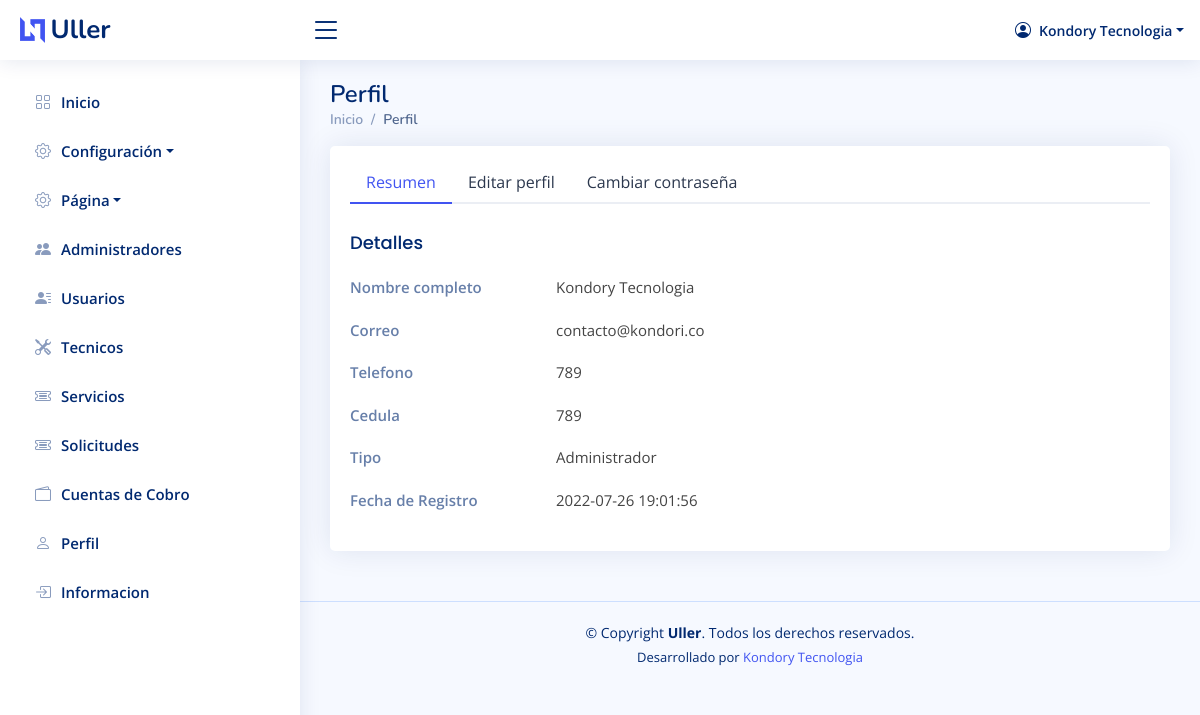
The page /system/views/admin/users-profile (signed in) on the database its author committed.
### tables this page shows
CREATE TABLE `Administrador` (
  `id_administrador` int(11) NOT NULL,
  `nombre` varchar(255) NOT NULL,
  `correo` varchar(255) NOT NULL,
  `telefono` varchar(255) NOT NULL,
  `cedula` varchar(255) NOT NULL,
  `pass` varchar(255) NOT NULL,
  `estado` int(11) NOT NULL,
  `tipo` int(11) NOT NULL,
  `fecha_registro` datetime NOT NULL DEFAULT current_timestamp()
);

### system/php/class/Administrador.php (called while the page is built, shortened)
<?php
require_once $_SERVER['DOCUMENT_ROOT'] . '/system/php/model/AdministradorDTO.php';
class Administrador extends System
{
    public static function getAdministradorById($id_administrador)
    {
        $dbh             = parent::Conexion();
        $stmt = $dbh->prepare("SELECT * FROM Administrador WHERE id_administrador = :id_administrador ");
        $stmt->bindParam(':id_administrador', $id_administrador);
        $stmt->setFetchMode(PDO::FETCH_CLASS, 'AdministradorDTO');
        $stmt->execute();
        return  $stmt->fetch();
    }
}

### system/php/modules/administrator/ServiceAdmin.php (called while the page is built, shortened)
<?php
class ServiceAdmin extends System
{
    public static function getPerfilAdministrador()
    {
        try {
            if (basename($_SERVER['PHP_SELF']) == 'users-profile.php' && ($_SESSION['tipo'] == 0 || $_SESSION['tipo'] == 5)) {
                $id_administrador = $_SESSION['id'];
                $result = Administrador::getAdministradorById($id_administrador);
                return $result;
            }
        } catch (\Exception $e) {
            throw new Exception($e->getMessage());
        }
    }
}

### system/php/modules/administrator/ControllerAdmin.php (called while the page is built, shortened)
<?php
include_once $_SERVER['DOCUMENT_ROOT'] . '/system/php/modules/administrator/ServiceAdmin.php';
if(isset($_GET)){
    $perfilAdmin          = ServiceAdmin::getPerfilAdministrador();
}

### system/php/routing/Admin.php (called while the page is built, shortened)
<?php
include_once $_SERVER['DOCUMENT_ROOT'] . '/system/php/modules/administrator/ControllerAdmin.php';

### system/php/model/AdministradorDTO.php (called while the page is built, shortened)
<?php
    class AdministradorDTO {
        protected $nombre;
        protected $cedula;
        protected $correo;
        protected $telefono;
        protected $fecha_registro;
        public function getNombre()
        {
                return $this->nombre;
        }
        public function getCedula()
        {
                return $this->cedula;
        }
        public function getCorreo()
        {
                return $this->correo;
        }
        public function getTelefono()
        {
                return $this->telefono;
        }
        public function getFecha_registro()
        {
                return $this->fecha_registro;
        }
    }
?>

### system/views/admin/users-profile.php (the view, shortened to what this page needs)
<?php require_once $_SERVER['DOCUMENT_ROOT'] . '/system/php/routing/Admin.php'; ?>
<!DOCTYPE html>
<html lang="en">
<head>
  <link href="../../assets/vendor/bootstrap/css/bootstrap.min.css" rel="stylesheet">
  <link href="../../assets/vendor/bootstrap-icons/bootstrap-icons.css" rel="stylesheet">
  <link href="../../assets/vendor/boxicons/css/boxicons.min.css" rel="stylesheet">
  <link href="../../assets/vendor/quill/quill.snow.css" rel="stylesheet">
  <link href="../../assets/vendor/quill/quill.bubble.css" rel="stylesheet">
  <link href="../../assets/vendor/remixicon/remixicon.css" rel="stylesheet">
  <link href="../../assets/vendor/simple-datatables/style.css" rel="stylesheet">
  <link href="../../assets/css/style.css" rel="stylesheet">
</head>
<body>
    <?php include_once '../../assets/html/header.php'; ?>
  <?php include '../../assets/html/sidebar-admin.php'; ?>
  <main id="main" class="main">
    <div class="pagetitle">
      <h1>Perfil</h1>
      <nav>
        <ol class="breadcrumb">
          <li class="breadcrumb-item"><a href="index">Inicio</a></li>
          <li class="breadcrumb-item active">Perfil</li>
        </ol>
      </nav>
    </div>
    <section class="section profile">
      <div class="row">
        <div class="col-xl-12">
          <div class="card">
            <div class="card-body pt-3">
              <ul class="nav nav-tabs nav-tabs-bordered">
                <li class="nav-item">
                  <button class="nav-link active" data-bs-toggle="tab" data-bs-target="#profile-overview">Resumen</button>
                </li>
                <li class="nav-item">
                  <button class="nav-link" data-bs-toggle="tab" data-bs-target="#profile-edit">Editar perfil</button>
                </li>
                <li class="nav-item">
                  <button class="nav-link" data-bs-toggle="tab" data-bs-target="#profile-change-password">Cambiar contraseña</button>
                </li>
              </ul>
              <div class="tab-content pt-2">
                <div class="tab-pane fade show active profile-overview" id="profile-overview">
                  <h5 class="card-title">Detalles</h5>
                  <div class="row">
                    <div class="col-lg-3 col-md-4 label ">Nombre completo</div>
                    <div class="col-lg-9 col-md-8"><?= $perfilAdmin->getNombre() ?></div>
                  </div>
                  <div class="row">
                    <div class="col-lg-3 col-md-4 label">Correo</div>
                    <div class="col-lg-9 col-md-8"><?= $perfilAdmin->getCorreo() ?></div>
                  </div>
                  <div class="row">
                    <div class="col-lg-3 col-md-4 label">Telefono</div>
                    <div class="col-lg-9 col-md-8"><?= $perfilAdmin->getTelefono() ?></div>
                  </div>
                  <div class="row">
                    <div class="col-lg-3 col-md-4 label">Cedula</div>
                    <div class="col-lg-9 col-md-8"><?= $perfilAdmin->getCedula() ?></div>
                  </div>
                  <div class="row">
                    <div class="col-lg-3 col-md-4 label">Tipo</div>
                    <div class="col-lg-9 col-md-8"><?= $_SESSION['usuario'] ?></div>
                  </div>
                  <div class="row">
                    <div class="col-lg-3 col-md-4 label">Fecha de Registro</div>
                    <div class="col-lg-9 col-md-8"><?= $perfilAdmin->getFecha_registro() ?></div>
                  </div>
                </div>
              </div>
            </div>
          </div>
        </div>
      </div>
    </section>
  </main>
</body>
</html>

### system/assets/css/style.css (style rules this page uses)
:root { scroll-behavior: smooth; }
body { font-family: "Open Sans", sans-serif; background: #f6f9ff; color: #444444; }
a { color: #4154f1; text-decoration: none; }
h1, h2, h3, h4, h5, h6 { font-family: "Nunito", sans-serif; }
#main { margin-top: 60px; padding: 20px 30px; transition: all 0.3s; }
.pagetitle { margin-bottom: 10px; }
.pagetitle h1 { font-size: 24px; margin-bottom: 0; font-weight: 600; color: #012970; }
.card { margin-bottom: 30px; border: none; border-radius: 5px; box-shadow: 0px 0 30px rgba(1, 41, 112, 0.1); }
.card-title { padding: 20px 0 15px 0; font-size: 18px; font-weight: 500; color: #012970; font-family: "Poppins", sans-serif; }
.card-body { padding: 0 20px 20px 20px; }
.breadcrumb { font-size: 14px; font-family: "Nunito", sans-serif; color: #899bbd; font-weight: 600; }
.breadcrumb a { color: #899bbd; transition: 0.3s; }
.breadcrumb .breadcrumb-item::before { color: #899bbd; }
.breadcrumb .active { color: #51678f; font-weight: 600; }
.nav-tabs-bordered { border-bottom: 2px solid #ebeef4; }
.nav-tabs-bordered .nav-link { margin-bottom: -2px; border: none; color: #2c384e; }
.nav-tabs-bordered .nav-link.active { background-color: #fff; color: #4154f1; border-bottom: 2px solid #4154f1; }
@media (min-width: 1200px) { #main, #footer { margin-left: 300px; } }
.profile .profile-overview .row { margin-bottom: 20px; font-size: 15px; }
.profile .profile-overview .card-title { color: #012970; }
.profile .profile-overview .label { font-weight: 600; color: rgba(1, 41, 112, 0.6); }
.footer { padding: 20px 0; font-size: 14px; transition: all 0.3s; border-top: 1px solid #cddfff; }
.footer .copyright { text-align: center; color: #012970; }
.footer .credits { padding-top: 5px; text-align: center; font-size: 13px; color: #012970; }

### rows shown on the page
administrador: nombre "Kondory Tecnologia", correo "contacto@kondori.co", telefono "789", cedula "789", fecha_registro "2022-07-26 19:01:56"

### other values the page prints
$_SESSION['nombre'] "Kondory Tecnologia"
$_SESSION['usuario'] "Administrador"
